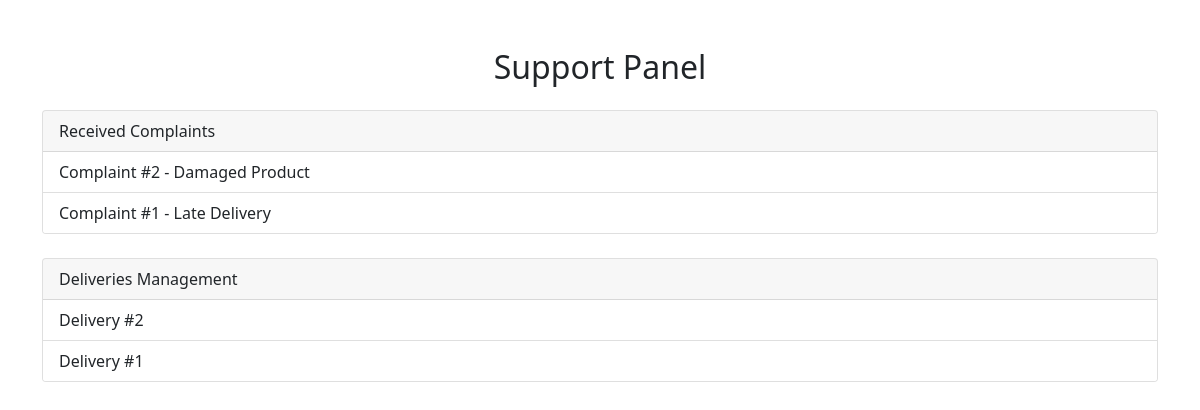
The app's page /support_dashboard/ (signed in), older data.
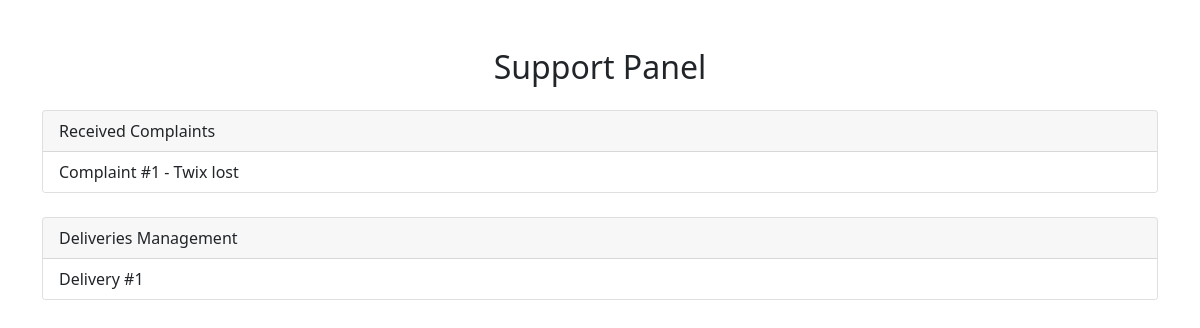
The same page, newer data.
### shop/models.py (models this page shows, shortened)
class Complaint(models.Model):
    title = CharField(max_length=255)
    description = TextField(null=False, blank=False)
    attachment = FileField(upload_to='complaints/', null=True, blank=True)
    submission_date = DateTimeField(auto_now_add=True)
    resolution_date = DateTimeField(null=True, blank=True)
    resolution = TextField(null=True, blank=True)
    complaint_type = ForeignKey(ComplaintType, on_delete=models.CASCADE)
    client = ForeignKey(Client, on_delete=models.CASCADE)
    worker = ForeignKey(Worker, on_delete=models.CASCADE, null=True, blank=True)
    order = ForeignKey(Order, on_delete=models.CASCADE, null=True, blank=True)
    def get_absolute_url(self):  # used in templates to generate redirect url which will be handled in views
        return reverse('complaint', kwargs={'c_id': self.pk})

class Delivery(models.Model):
    planned_time = DateTimeField()
    arrived_time = DateTimeField(null=True, blank=True)
    order = ForeignKey(Order, on_delete=models.CASCADE, related_name='deliveries')
    deliverer = ForeignKey(Worker, null=True, blank=True, on_delete=models.CASCADE, related_name='deliveries')
    address = ForeignKey(Address, on_delete=models.CASCADE)
    delivery_leave_place = ForeignKey(DeliveryLeavePlace, on_delete=models.CASCADE)
    delivery_stage = ForeignKey(DeliveryStage, on_delete=models.CASCADE, default=1)
    def get_absolute_url(self):  # used in templates to generate redirect url which will be handled in views
        return reverse('delivery', kwargs={'d_id': self.pk})

### shop/views/workers.py (the view)
# urls.py: path('support_dashboard/', workers.support_dashboard, name='support_dashboard'),
@login_required()
def support_dashboard(request):
    context = {
        'complaints': Complaint.objects.all().order_by('-pk'),
        'deliveries': Delivery.objects.all().order_by('-pk'),
    }
    return render(request, 'shop/workers/support_dashboard.html', context)

### shop/templates/shop/workers/support_dashboard.html
{% extends 'base.html' %}
{% block content %}
    <div class="container mt-5">
        <h2 class="text-center mb-4">Support Panel</h2>
        <div class="card mb-4">
            <div class="card-header">
                Received Complaints
            </div>
            <div class="list-group list-group-flush">
                {% for c in complaints %}
                    <a href="{{ c.get_absolute_url }}" class="list-group-item list-group-item-action">
                        Complaint #{{ c.pk }} - {{ c.title }}
                    </a>
                {% endfor %}
            </div>
        </div>
        <div class="card">
            <div class="card-header">
                Deliveries Management
            </div>
            <div class="list-group list-group-flush">
                {% for d in deliveries %}
                    <a href="{{ d.get_absolute_url }}" class="list-group-item list-group-item-action">
                        Delivery #{{ d.pk }}
                    </a>
                {% endfor %}
            </div>
        </div>
    </div>
{% endblock %}

Row changes from the older to the newer data that the page shows:
removed Complaint: pk "2", title "Damaged Product"
removed Delivery: pk "2"
changed Complaint id 1: title "Late Delivery" → "Twix lost"
